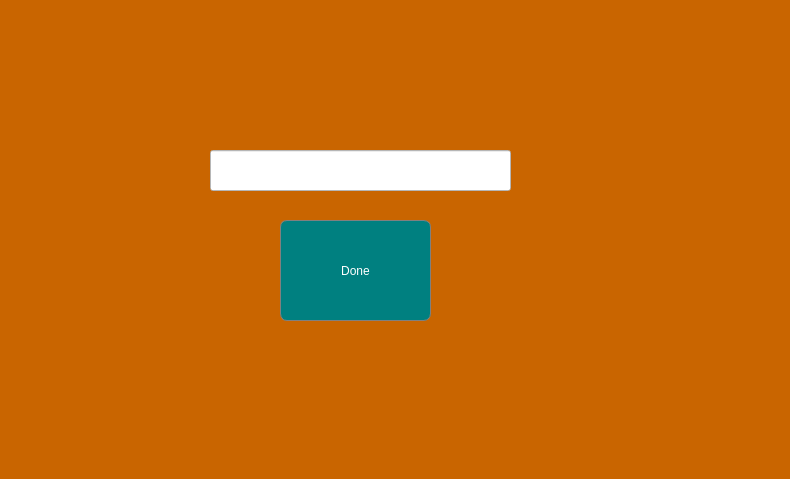
<?xml version="1.0" encoding="UTF-8"?>
<ui version="4.0">
 <class>Tofirstupper</class>
 <widget class="QDialog" name="Tofirstupper">
  <property name="geometry">
   <rect>
    <x>0</x>
    <y>0</y>
    <width>790</width>
    <height>479</height>
   </rect>
  </property>
  <property name="windowTitle">
   <string>Dialog</string>
  </property>
  <property name="styleSheet">
   <string notr="true">background:rgb(201,101,0);</string>
  </property>
  <widget class="QPushButton" name="pushButton">
   <property name="geometry">
    <rect>
     <x>280</x>
     <y>220</y>
     <width>151</width>
     <height>101</height>
    </rect>
   </property>
   <property name="styleSheet">
    <string notr="true">border-radius:7px;
border:1px solid grey;
background:teal;
color:white</string>
   </property>
   <property name="text">
    <string>Done</string>
   </property>
  </widget>
  <widget class="QLineEdit" name="lineEdit_tofirstupper">
   <property name="enabled">
    <bool>false</bool>
   </property>
   <property name="geometry">
    <rect>
     <x>210</x>
     <y>150</y>
     <width>301</width>
     <height>41</height>
    </rect>
   </property>
   <property name="styleSheet">
    <string notr="true">background:rgb(255, 255, 255);</string>
   </property>
  </widget>
 </widget>
 <resources/>
 <connections/>
</ui>
